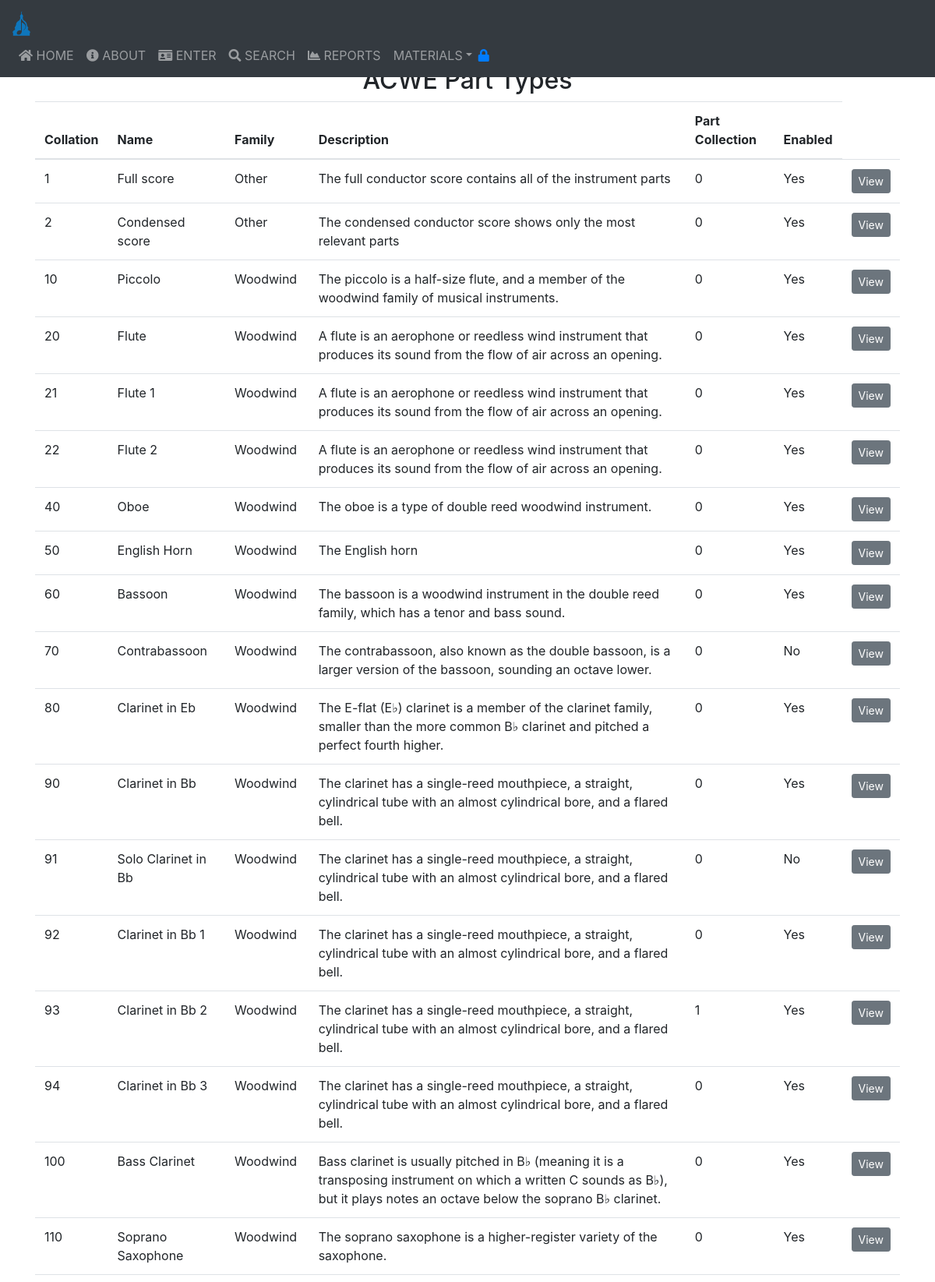
The page /list_parttypes.php (upper part) on the database its author committed.
### tables this page shows
CREATE TABLE `part_types` (
  `id_part_type` int(10) UNSIGNED NOT NULL COMMENT 'The ID of this part type.',
  `collation` int(10) UNSIGNED NOT NULL COMMENT 'Orchestra score order',
  `name` varchar(255) NOT NULL DEFAULT '' COMMENT 'The name of the type of part, for example Trumpet 1',
  `description` varchar(2048) DEFAULT NULL COMMENT 'Longer description of the type of part',
  `family` varchar(128) NOT NULL COMMENT 'Woodwind, brass, percussion, strings, etc.',
  `is_part_collection` int(10) UNSIGNED DEFAULT NULL COMMENT 'If this part is more than one instrument this is the ID of the collection',
  `enabled` int(11) UNSIGNED NOT NULL DEFAULT 0 COMMENT 'Set to 1 to enable this part type'
);

### list_parttypes.php (the view, shortened to what this page needs)
<?php
  require_once("includes/header.php");
?>
<body>
<?php
  require_once("includes/navbar.php");
?>
    <br />
    <div class="container">
        <h2 align="center"><?php echo ORGNAME ?> Part Types</h2>
        <div id="part_type_table">
        <?php
        echo '            <div class="panel panel-default">
               <div class="table-repsonsive">
                    <table class="table table-hover">
                    <caption class="title">Available part types</caption>
                    <thead>
                    <tr>
                        <th>Collation</th>
                        <th>Name</th>
                        <th>Family</th>
                        <th>Description</th>
                        <th>Part Collection</th>
                        <th>Enabled</th>
                    </tr>
                    </thead>
                    <tbody>';
        $f_link = f_sqlConnect(DB_HOST, DB_USER, DB_PASS, DB_NAME);
        $sql = "SELECT * FROM part_types ORDER BY collation;";
        $res = mysqli_query($f_link, $sql) or die('Error: ' . mysqli_error($f_link));
        while ($rowList = mysqli_fetch_array($res)) {
            $id_part_type = $rowList['id_part_type'];
            $collation = $rowList['collation'];
            $name = $rowList['name'];
            $family = $rowList['family'];
            $description = $rowList['description'];
            $is_part_collection = $rowList['is_part_collection'];
            $enabled = $rowList['enabled'];
            echo '<tr>
                        <td>'.$collation.'</td>
                        <td>'.$name.'</td>
                        <td>'.$family.'</td>
                        <td>'.$description.'</td>
                        <td>'.$is_part_collection.'</td>
                        <td>'. (($enabled == 1) ? "Yes" : "No") .'</td>';
            echo '
                        <td><input type="button" name="view" value="View" id="'.$id_part_type.'" class="btn btn-secondary btn-sm view_data" /></td>
                    </tr>
                    ';
        }
        echo '
                    </tbody>
                    </table>
                </div>
            </div>
           ';
        ?>
    </div>
<?php
  require_once("includes/footer.php");
?>

### includes/header.php (style rules this page uses)
body { padding-top: 60px; }

### rows shown on the page
part_types: collation "1", name "Full score", family "Other", description "The full conductor score contains all of the instrument parts", is_part_collection "0", enabled "Yes"
part_types: collation "2", name "Condensed score", family "Other", description "The condensed conductor score shows only the most relevant parts", is_part_collection "0", enabled "Yes"
part_types: collation "10", name "Piccolo", family "Woodwind", description "The piccolo is a half-size flute, and a member of the woodwind family of musical instruments.", is_part_collection "0", enabled "Yes"
part_types: collation "20", name "Flute", family "Woodwind", description "A flute is an aerophone or reedless wind instrument that produces its sound from the flow of air across an opening.", is_part_collection "0", enabled "Yes"
part_types: collation "21", name "Flute 1", family "Woodwind", description "A flute is an aerophone or reedless wind instrument that produces its sound from the flow of air across an opening.", is_part_collection "0", enabled "Yes"
part_types: collation "22", name "Flute 2", family "Woodwind", description "A flute is an aerophone or reedless wind instrument that produces its sound from the flow of air across an opening.", is_part_collection "0", enabled "Yes"
part_types: collation "40", name "Oboe", family "Woodwind", description "The oboe is a type of double reed woodwind instrument.", is_part_collection "0", enabled "Yes"
part_types: collation "50", name "English Horn", family "Woodwind", description "The English horn", is_part_collection "0", enabled "Yes"
part_types: collation "60", name "Bassoon", family "Woodwind", description "The bassoon is a woodwind instrument in the double reed family, which has a tenor and bass sound.", is_part_collection "0", enabled "Yes"
part_types: collation "70", name "Contrabassoon", family "Woodwind", description "The contrabassoon, also known as the double bassoon, is a larger version of the bassoon, sounding an octave lower.", is_part_collection "0", enabled "No"
part_types: collation "80", name "Clarinet in Eb", family "Woodwind", description "The E-flat (E♭) clarinet is a member of the clarinet family, smaller than the more common B♭ clarinet and pitched a perfect fourth higher.", is_part_collection "0", enabled "Yes"
part_types: collation "90", name "Clarinet in Bb", family "Woodwind", description "The clarinet has a single-reed mouthpiece, a straight, cylindrical tube with an almost cylindrical bore, and a flared bell.", is_part_collection "0", enabled "Yes"
part_types: collation "91", name "Solo Clarinet in Bb", family "Woodwind", description "The clarinet has a single-reed mouthpiece, a straight, cylindrical tube with an almost cylindrical bore, and a flared bell.", is_part_collection "0", enabled "No"
part_types: collation "92", name "Clarinet in Bb 1", family "Woodwind", description "The clarinet has a single-reed mouthpiece, a straight, cylindrical tube with an almost cylindrical bore, and a flared bell.", is_part_collection "0", enabled "Yes"
part_types: collation "93", name "Clarinet in Bb 2", family "Woodwind", description "The clarinet has a single-reed mouthpiece, a straight, cylindrical tube with an almost cylindrical bore, and a flared bell.", is_part_collection "1", enabled "Yes"
part_types: collation "94", name "Clarinet in Bb 3", family "Woodwind", description "The clarinet has a single-reed mouthpiece, a straight, cylindrical tube with an almost cylindrical bore, and a flared bell.", is_part_collection "0", enabled "Yes"
part_types: collation "100", name "Bass Clarinet", family "Woodwind", description "Bass clarinet is usually pitched in B♭ (meaning it is a transposing instrument on which a written C sounds as B♭), but it plays notes an octave below the soprano B♭ clarinet.", is_part_collection "0", enabled "Yes"
part_types: collation "110", name "Soprano Saxophone", family "Woodwind", description "The soprano saxophone is a higher-register variety of the saxophone.", is_part_collection "0", enabled "Yes"

### other values the page prints
ORGNAME "ACWE"
